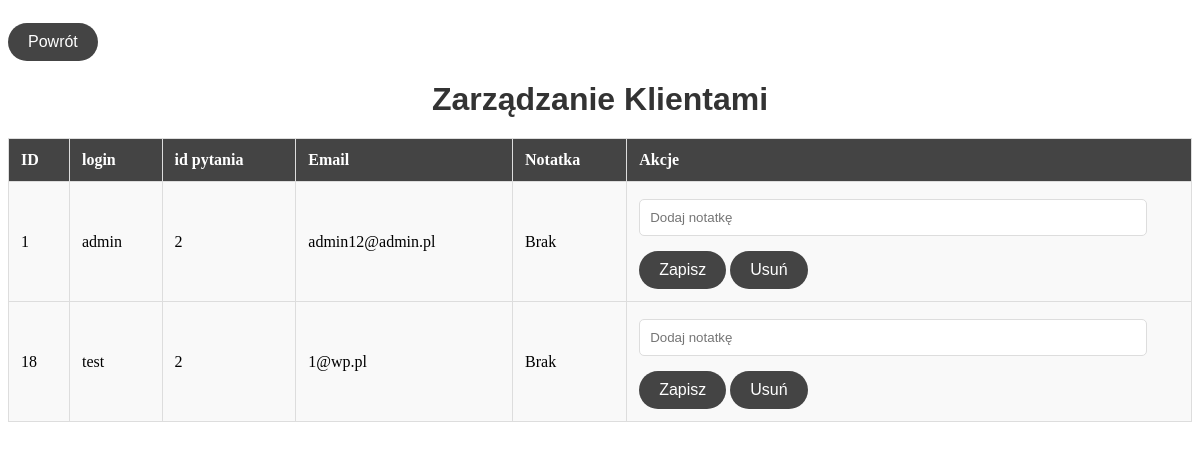
The page /customers.php on the database its author committed.
### tables this page shows
CREATE TABLE `konto_uzytkownika` (
  `id` int(11) NOT NULL,
  `login` varchar(50) DEFAULT NULL,
  `haslo` varchar(255) DEFAULT NULL,
  `email` varchar(50) DEFAULT NULL,
  `adres` varchar(50) DEFAULT NULL,
  `data_urodzenia` date DEFAULT NULL,
  `id_pytania_pomocniczego` int(11) DEFAULT NULL,
  `odpowiedz` varchar(255) DEFAULT NULL
);

### customers.php (the view, shortened to what this page needs)
<?php
include('database.php');
$customers = $pdo->query("SELECT * FROM konto_uzytkownika")->fetchAll();
?>
<!DOCTYPE html>
<html lang="pl">
<head>
    <link rel="stylesheet" href="styling.css">
</head>
<body>
<button class="przenies" onclick="window.location.href='admin.php'">Powrót</button>
    <h1>Zarządzanie Klientami</h1>
    <table>
        <tr>
            <th>ID</th>
            <th>login</th>
            <th>id pytania</th>
            <th>Email</th>
            <th>Notatka</th>
            <th>Akcje</th>
        </tr>
        <?php foreach ($customers as $customer): ?>
        <tr>
            <td><?= $customer['id'] ?></td>
            <td><?= $customer['login'] ?></td>
            <td><?= $customer['id_pytania_pomocniczego'] ?></td>
            <td><?= $customer['email'] ?></td>
            <td><?= $customer['note'] ?? 'Brak' ?></td>
            <td>
                <form action="customers.php" method="POST" style="display:inline;">
                    <input type="text" name="note" placeholder="Dodaj notatkę">
                    <button type="submit" name="add_note">Zapisz</button>
                </form>
                <form action="customers.php" method="POST" style="display:inline;">
                    <button type="submit" name="delete_user" onclick="return confirm('Czy na pewno chcesz usunąć tego użytkownika?')">Usuń</button>
                </form>
            </td>
        </tr>
        <?php endforeach; ?>
    </table>
</body>
</html>

### styling.css (style rules this page uses)
h1, h2 { font-family: 'Arial', sans-serif; color: #333; text-align: center; margin: 20px 0; }
table { width: 100%; border-collapse: collapse; margin: 20px 0; }
th, td { padding: 12px; border: 1px solid #ddd; text-align: left; }
th { background-color: #444; color: #fff; font-weight: bold; }
td { background-color: #f9f9f9; }
form { margin: 20px 0; display: flex; flex-direction: column; align-items: center; }
input[type="text"], input[type="number"], input[type="date"], select, textarea { width: 100%; max-width: 400px; padding: 10px; margin-top: 5px; border: 1px solid #ddd; border-radius: 5px; }
button, input[type="submit"] { background-color: #444; color: #ffffff; border-radius: 20px; border: none; padding: 10px 20px; font-size: 16px; margin-top: 15px; cursor: pointer; transition: background-color 0.3s; }
input[name="pytanie"], input[name="note"] { width: 90%; max-width: 500px; }

### rows shown on the page
konto_uzytkownika: id "1", login "admin", id_pytania_pomocniczego "2", email "admin12@admin.pl", note "Brak"
konto_uzytkownika: id "18", login "test", id_pytania_pomocniczego "2", email "1@wp.pl", note "Brak"
